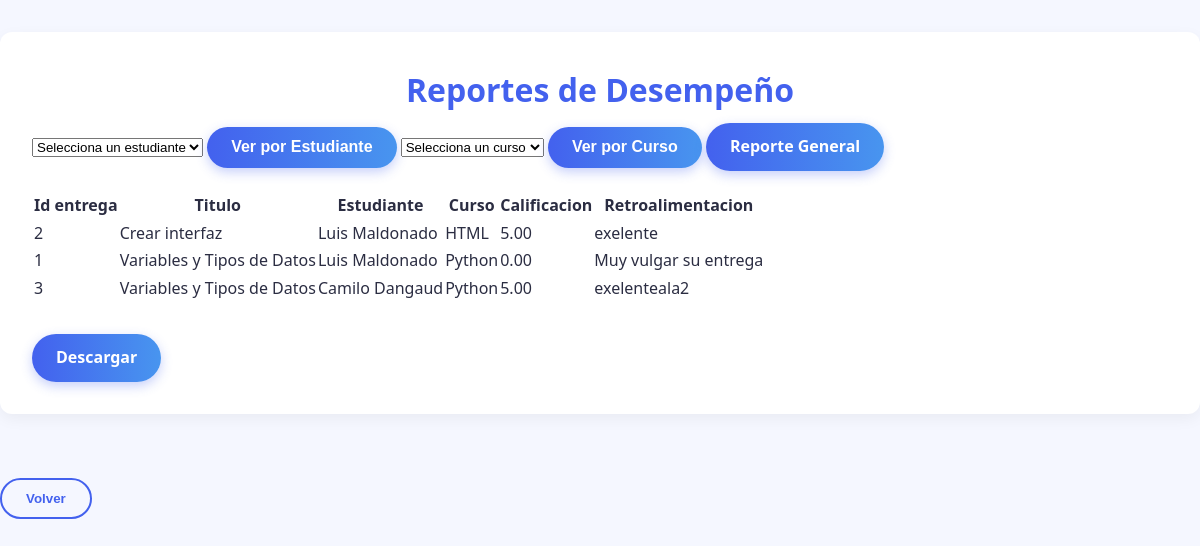
/View/Panel_docente/reporte_desempeno.php?tipo=general, run on the app's committed database.
### tables this page shows
CREATE TABLE `entregas_desafios` (
  `id_entrega` int(11) NOT NULL,
  `id_desafio` int(11) NOT NULL,
  `id_estudiante` int(11) NOT NULL,
  `contenido` text,
  `archivo` varchar(255) DEFAULT NULL,
  `fecha_entrega` timestamp NOT NULL DEFAULT CURRENT_TIMESTAMP,
  `calificacion` decimal(5,2) DEFAULT NULL,
  `retroalimentacion` text
);

CREATE TABLE `desafios` (
  `id_desafio` int(11) NOT NULL,
  `titulo` varchar(100) NOT NULL,
  `descripcion` text NOT NULL,
  `fecha_limite` date DEFAULT NULL,
  `id_curso` int(11) NOT NULL,
  `id_docente` int(11) NOT NULL,
  `fecha_creacion` timestamp NOT NULL DEFAULT CURRENT_TIMESTAMP
);

CREATE TABLE `usuarios` (
  `id_usuario` int(11) NOT NULL,
  `cedula` varchar(20) NOT NULL,
  `nombre_usuario` varchar(100) NOT NULL,
  `correo` varchar(100) NOT NULL,
  `clave` varchar(255) NOT NULL,
  `rol` enum('admin','estudiante','docente') NOT NULL,
  `estado` tinyint(1) DEFAULT '1'
);

CREATE TABLE `cursos` (
  `id_curso` int(11) NOT NULL,
  `nombre` varchar(100) NOT NULL,
  `codigo` varchar(20) NOT NULL,
  `nivel` enum('Basico','Intermedio','Avanzado') NOT NULL,
  `id_docente` int(11) NOT NULL
);

### Model/Docente/ReporteModel.php (called while the page is built, shortened)
<?php
require_once __DIR__ . '/../utilidades/bd/ConexionBD.php';
class ReporteModel {
    private $conn;
    public function __construct() {
        $conexion = new ConexionBD();
        $this->conn = $conexion->conectar();
    }
    public function obtenerGeneral() {
        $sql = "SELECT e.id_entrega, d.titulo, u.nombre_usuario AS estudiante, c.nombre AS curso, e.calificacion, e.retroalimentacion
                FROM entregas_desafios e
                JOIN desafios d ON e.id_desafio = d.id_desafio
                JOIN cursos c ON d.id_curso = c.id_curso
                JOIN usuarios u ON e.id_estudiante = u.id_usuario";
        $stmt = mysqli_prepare($this->conn, $sql);
        mysqli_stmt_execute($stmt);
        return mysqli_stmt_get_result($stmt);
    }
}

### Model/utilidades/bd/ConexionBD.php (called while the page is built, shortened)
<?php
class ConexionBD implements IConexionBD {
    private $host = "localhost";
    private $usuario = "root";
    private $password = "root";
    private $basedatos = "bd_sistemaeducativo";
    public function conectar() {
        $this->conexion = new mysqli($this->host, $this->usuario, $this->password, $this->basedatos);
        $this->conexion->set_charset("utf8");
        return $this->conexion;
    }
}

### Controller/Docente/ReporteController.php (called while the page is built, shortened)
<?php
require_once __DIR__ . '/../../Model/Docente/ReporteModel.php';
class ReporteController {
    private $modelo;
    public function __construct() {
        $this->modelo = new ReporteModel();
    }
    public function manejarReporte($tipo, $id = null) {
        switch ($tipo) {
            case 'general':
                return $this->modelo->obtenerGeneral();
        }
    }
}

### View/Panel_docente/reporte_desempeno.php (the view, shortened to what this page needs)
<?php
require_once __DIR__ . '/../../Controller/Docente/ReporteController.php';
$controller = new ReporteController();
$tipo = $_GET['tipo'] ?? null;
$id = $_GET['id'] ?? null;
$resultado = [];
if ($tipo) {
    $res = $controller->manejarReporte($tipo, $id);
    while ($row = mysqli_fetch_assoc($res)) {
        $resultado[] = $row;
    }
}
?>
<!DOCTYPE html>
<html lang="es">
<head>
    <link rel="stylesheet" href="../CSS/aprendizaje.css">
</head>
<body>
<div class="container">
    <h2>Reportes de Desempeño</h2>
    <div class="btn-group">
        <form method="GET" style="display: inline;">
            <select name="id" required>
                <option value="">Selecciona un estudiante</option>
            </select>
            <button type="submit" class="btn">Ver por Estudiante</button>
        </form>
        <form method="GET" style="display: inline;">
            <select name="id" required>
                <option value="">Selecciona un curso</option>
            </select>
            <button type="submit" class="btn">Ver por Curso</button>
        </form>
        <a href="?tipo=general" class="btn">Reporte General</a>
    </div>
    <?php if ($tipo && !empty($resultado)): ?>
        <table class="table-desafios" style="margin-top: 20px;">
            <thead>
                <tr>
                    <?php foreach (array_keys($resultado[0]) as $col): ?>
                        <th><?= ucfirst(str_replace('_', ' ', $col)) ?></th>
                    <?php endforeach; ?>
                </tr>
            </thead>
            <tbody>
                <?php foreach ($resultado as $fila): ?>
                    <tr>
                        <?php foreach ($fila as $valor): ?>
                            <td><?= htmlspecialchars($valor) ?></td>
                        <?php endforeach; ?>
                    </tr>
                <?php endforeach; ?>
            </tbody>
        </table>
    <?php elseif ($tipo): ?>
        <p>No hay resultados disponibles para este criterio.</p>
    <?php endif; ?>
    <?php if ($tipo): ?>
        <div style="margin-top: 30px;">
            <a href="../../Controller/Peticiones/descargar_reporte.php?tipo=<?= urlencode($tipo) ?>&id=<?= $id ?>" class="btn">Descargar</a>
        </div>
    <?php endif; ?>
</div>
<button class="btn-back" onclick="window.location.href='docente.php'">
    <i class="fas fa-arrow-left"></i> Volver
</button>
</body>
</html>

### View/CSS/aprendizaje.css (style rules this page uses)
:root { --primary: #4361ee; --secondary: #3f37c9; --accent: #4895ef; --light: #f8f9fa; --dark: #212529; --success: #4cc9f0; --text: #2b2d42; }
* { margin: 0; padding: 0; box-sizing: border-box; }
body { font-family: 'Poppins', 'Segoe UI', sans-serif; background-color: #f5f7ff; color: var(--text); line-height: 1.6; }
.container { max-width: 1200px; margin: 2rem auto; padding: 2rem; background: white; border-radius: 12px; box-shadow: 0 5px 15px rgba(0, 0, 0, 0.05); }
h2 { font-size: 2rem; margin-bottom: 0.5rem; color: var(--primary); text-align: center; }
.btn { display: inline-flex; align-items: center; justify-content: center; gap: 8px; background: linear-gradient(to right, var(--primary), var(--accent)); color: white; padding: 0.7rem 1.5rem; border-radius: 30px; text-decoration: none; font-weight: 600; transition: all 0.3s ease; box-shadow: 0 4px 12px rgba(67, 97, 238, 0.3); border: none; cursor: pointer; font-size: 1rem; }
.btn-back { background: transparent; border: 2px solid var(--primary); color: var(--primary); font-weight: bold; margin-top: 2rem; padding: 0.7rem 1.5rem; border-radius: 30px; transition: all 0.3s ease; display: inline-flex; align-items: center; }

### data on the page
entregas_desafios: id_entrega "2", id_desafio.titulo "Crear interfaz", id_estudiante.nombre_usuario "Luis Maldonado", cursos.nombre "HTML", calificacion "5.00", retroalimentacion "exelente"
entregas_desafios: id_entrega "1", id_desafio.titulo "Variables y Tipos de Datos", id_estudiante.nombre_usuario "Luis Maldonado", cursos.nombre "Python", calificacion "0.00", retroalimentacion "Muy vulgar su entrega"
entregas_desafios: id_entrega "3", id_desafio.titulo "Variables y Tipos de Datos", id_estudiante.nombre_usuario "Camilo Dangaud", cursos.nombre "Python", calificacion "5.00", retroalimentacion "exelenteala2"

### other printed values
str_replace('_', ' ', $col) "Id entrega"
str_replace('_', ' ', $col) "Titulo"
str_replace('_', ' ', $col) "Estudiante"
str_replace('_', ' ', $col) "Curso"
str_replace('_', ' ', $col) "Calificacion"
str_replace('_', ' ', $col) "Retroalimentacion"
